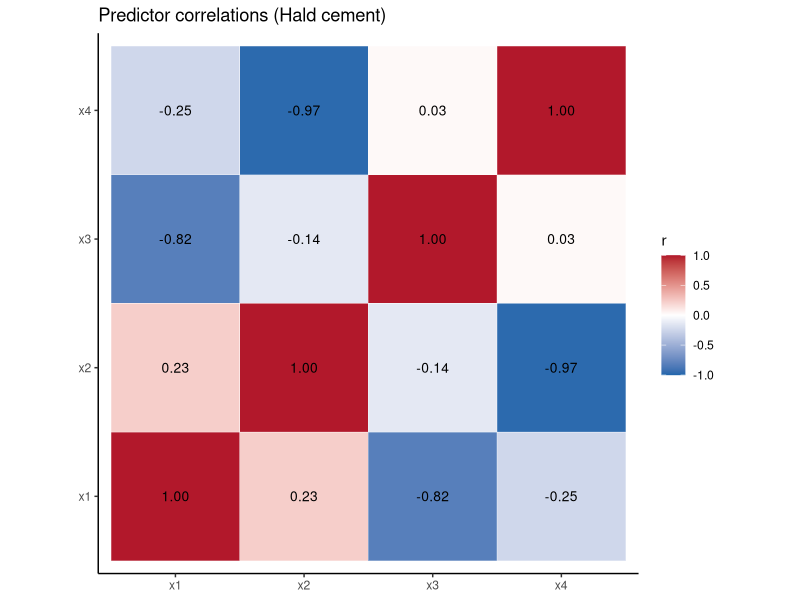

Write R code to recreate this figure.
## ---- chunk 1
#| label: day01-hald-setup
#| include: false
suppressPackageStartupMessages({
  library(MASS)
  library(dplyr)
  library(tidyr)
  library(ggplot2)
  library(broom)
})
data(cement)
hald <- cement
hald_scaled <- hald
hald_scaled[, c("x1", "x2", "x3", "x4")] <- scale(hald[, c("x1", "x2", "x3", "x4")])
knitr::opts_chunk$set(
  message = FALSE,
  warning = FALSE,
  fig.align = "center",
  out.width = "100%",
  dpi = 120
)
theme_set(theme_classic())
## ---- chunk 2
#| label: day01-hald-table
#| echo: false
knitr::kable(head(hald, 6), digits = 1, caption = "Hald cement (first 6 of 13 rows)")
## ---- chunk 3
#| label: day01-hald-scale-note
#| echo: true
hald_scaled[, c("x1", "x2", "x3", "x4")] <- scale(hald[, c("x1", "x2", "x3", "x4")])
# All regressions below use hald_scaled (z-scored x1–x4, original y)
## ---- chunk 4
#| label: day01-hald-simple-vs-full
#| echo: false
simple_slopes <- bind_rows(lapply(c("x1", "x2", "x3", "x4"), function(v) {
  m <- lm(as.formula(paste("y ~", v)), data = hald_scaled)
  tidy(m) |> filter(term != "(Intercept)")
})) |>
  transmute(predictor = term, simple_estimate = estimate, simple_p = p.value)

full_fit <- lm(y ~ x1 + x2 + x3 + x4, data = hald_scaled)
full_slopes <- tidy(full_fit) |>
  filter(term != "(Intercept)") |>
  transmute(predictor = term, full_estimate = estimate, full_p = p.value)

compare_tbl <- left_join(simple_slopes, full_slopes, by = "predictor") |>
  mutate(
    simple_sig = ifelse(simple_p < 0.05, "yes", "no"),
    full_sig = ifelse(full_p < 0.05, "yes", "no")
  )

knitr::kable(compare_tbl, digits = 6,
  caption = "Simple vs four-predictor model (scaled predictors)")
## ---- chunk 5
#| label: day01-hald-corr-plot
#| echo: false
#| fig-height: 4.5
#| fig-width: 5.5
hald_cor <- cor(hald_scaled[, c("x1", "x2", "x3", "x4")])
cor_long <- as.data.frame(as.table(hald_cor)) |>
  rename(var1 = Var1, var2 = Var2, r = Freq)

ggplot(cor_long, aes(var1, var2, fill = r)) +
  geom_tile(color = "white") +
  geom_text(aes(label = sprintf("%.2f", r)), size = 3.5) +
  scale_fill_gradient2(low = "#2166ac", mid = "white", high = "#b2182b", midpoint = 0, limits = c(-1, 1)) +
  coord_fixed() +
  labs(title = "Predictor correlations (Hald cement)", x = NULL, y = NULL, fill = "r")
